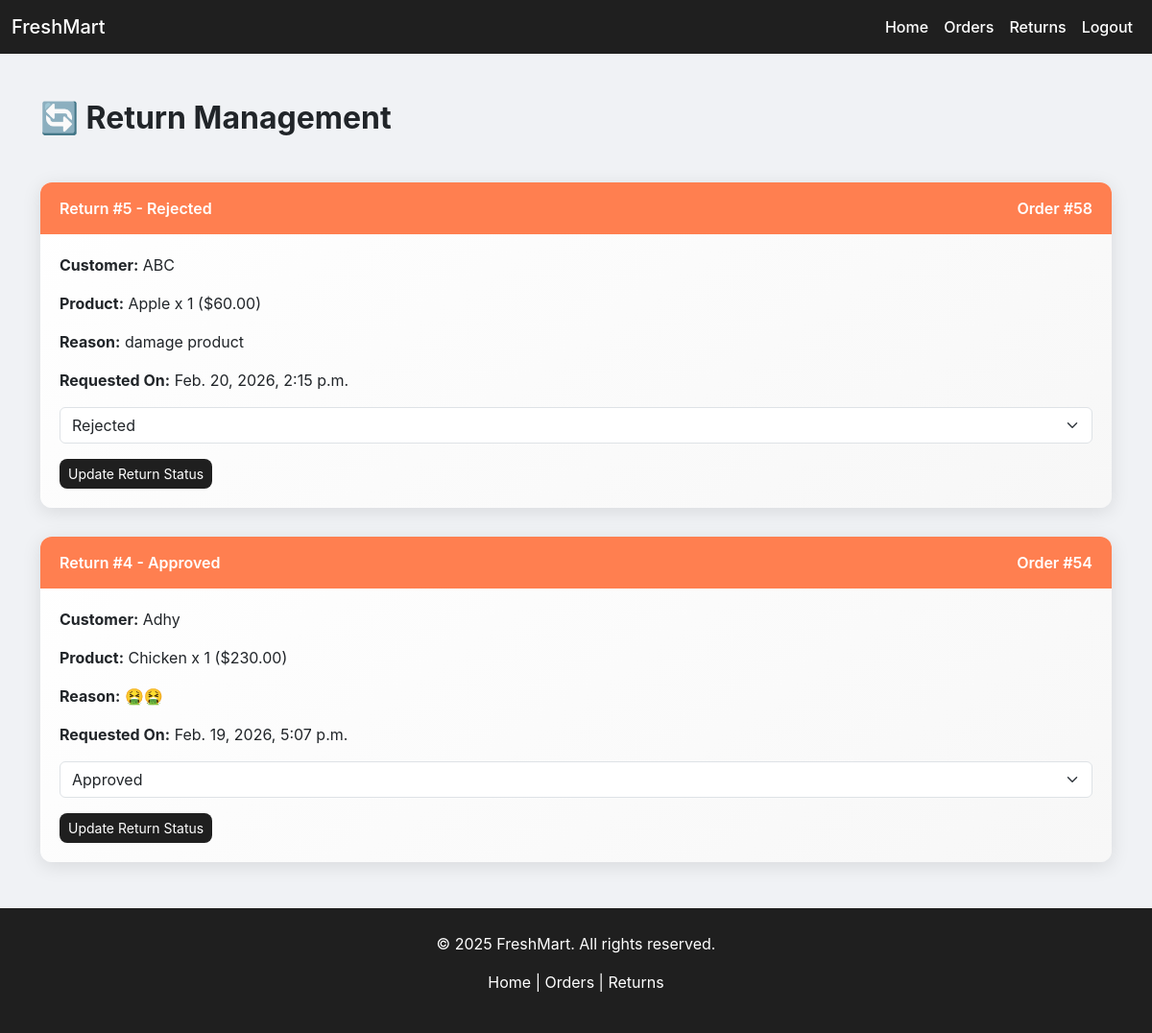
/staff_update_return_order, run on the app's committed database.
### myapp/models.py (models this page shows, shortened)
class ReturnRequest(models.Model):
    STATUS_CHOICES = (
        ("Requested", "Requested"),
        ("Pickup Scheduled", "Pickup Scheduled"),
        ("Picked Up", "Picked Up"),
        ("Approved", "Approved"),
        ("Rejected", "Rejected"),
        ("Refunded", "Refunded"),
    )
    ORDER_ITEM = models.ForeignKey(OrderItem, on_delete=models.CASCADE)
    reason = models.TextField()
    status = models.CharField(max_length=20, default="Requested")
    request_date = models.DateTimeField(auto_now_add=True)

class OrderItem(models.Model):
    ORDER = models.ForeignKey(Order, on_delete=models.CASCADE, related_name="items")
    SNACKS = models.ForeignKey(Productsnacks, on_delete=models.CASCADE, null=True, blank=True)
    FRUITS = models.ForeignKey(Productfruits, on_delete=models.CASCADE, null=True, blank=True)
    VEGITABLES = models.ForeignKey(Productvegitable, on_delete=models.CASCADE, null=True, blank=True)
    BEVERAGES = models.ForeignKey(Productbeverages, on_delete=models.CASCADE, null=True, blank=True)
    EGGS = models.ForeignKey(Productegg, on_delete=models.CASCADE, null=True, blank=True)
    FISH = models.ForeignKey(Productfish, on_delete=models.CASCADE, null=True, blank=True)
    RICE = models.ForeignKey(Productrice, on_delete=models.CASCADE, null=True, blank=True)
    MILK = models.ForeignKey(Productmilk, on_delete=models.CASCADE, null=True, blank=True)
    quantity = models.PositiveIntegerField()
    price = models.DecimalField(max_digits=10, decimal_places=2)
    def __str__(self):
        product = self.SNACKS or self.FRUITS or self.VEGITABLES or self.BEVERAGES \
                  or self.EGGS or self.FISH or self.RICE or self.MILK
        return f"{product} x {self.quantity} (${self.price})"

class Order(models.Model):
    USER = models.ForeignKey(User, on_delete=models.CASCADE)
    ADDRESS = models.ForeignKey(Address, on_delete=models.SET_NULL, null=True)
    payment_method = models.CharField(max_length=50)
    total_price = models.DecimalField(max_digits=10, decimal_places=2)
    STATUS = models.CharField(max_length=20, choices=STATUS_CHOICES, default="Pending")
    order_date = models.DateTimeField(auto_now_add=True)

class User(models.Model):
    LOGIN=models.ForeignKey(Login,on_delete=models.CASCADE)
    username=models.CharField(max_length=20)
    firstname=models.CharField(max_length=20)
    lastname=models.CharField(max_length=20)
    phone=models.CharField(max_length=20)

class Productfruits(models.Model):
    image = models.ImageField(upload_to='products')
    stock = models.PositiveIntegerField(default=0)
    name = models.CharField(max_length=100)
    date = models.DateTimeField(auto_now=True)
    available = models.BooleanField(default=True)
    kg = models.CharField(max_length=50, default='kg')
    price = models.IntegerField()
    def __str__(self):
        return self.name

class Productfish(models.Model):
    image = models.ImageField(upload_to='products')
    stock = models.PositiveIntegerField(default=0)
    name = models.CharField(max_length=100)
    date = models.DateTimeField(auto_now=True)
    available = models.BooleanField(default=True)
    kg = models.CharField(max_length=50, default='kg')
    price = models.IntegerField()
    def __str__(self):
        return self.name

### myapp/views.py (the view, shortened to what this page needs)
# urls.py: path('staff_update_return_order', views.staff_update_return_order, name='staff_update_return_order'),
def staff_update_return_order(request):
    return_requests = ReturnRequest.objects.all().order_by('-id')
    return render(request,'staff_upadte_return_order.html',{"return_requests": return_requests})

### templates/staff_upadte_return_order.html (shortened to what this page needs)
{% load static %}
<!DOCTYPE html>
<html lang="en">
<head>
    <link href="https://cdn.jsdelivr.net/npm/bootstrap@5.3.2/dist/css/bootstrap.min.css" rel="stylesheet">
</head>
<body>
<nav class="navbar navbar-expand-lg">
    <div class="container-fluid">
        <a class="navbar-brand" href="#">FreshMart</a>
        <div class="collapse navbar-collapse" id="navbarNav">
            <ul class="navbar-nav ms-auto">
                <li class="nav-item"><a class="nav-link" href="{% url 'staffhome' %}">Home</a></li>
                <li class="nav-item"><a class="nav-link" href="{% url 'staff_update_order' %}">Orders</a></li>
                <li class="nav-item"><a class="nav-link active" href="{% url 'staff_update_return_order' %}">Returns</a></li>
                <li class="nav-item"><a class="nav-link" href="{% url 'logout' %}">Logout</a></li>
            </ul>
        </div>
    </div>
</nav>
<div class="container my-5">
    <h2 class="mb-5 text-dark fw-bold">🔄 Return Management</h2>
    {% if return_requests %}
        {% for return in return_requests %}
        <div class="order-card">
            <div class="order-header">
                <span>Return #{{ return.id }} - {{ return.status }}</span>
                <span>Order #{{ return.ORDER_ITEM.ORDER.id }}</span>
            </div>
            <div class="return-body">
                <p><strong>Customer:</strong> {{ return.ORDER_ITEM.ORDER.USER.username }}</p>
                <p><strong>Product:</strong> {{ return.ORDER_ITEM }}</p>
                <p><strong>Reason:</strong> {{ return.reason }}</p>
                <p><strong>Requested On:</strong> {{ return.request_date }}</p>
                <form method="POST" class="mt-3">
                    <select name="RETURN_STATUS" class="form-select mb-3">
                        <option value="Approved" {% if return.status == 'Approved' %}selected{% endif %}>Approved</option>
                        <option value="Rejected" {% if return.status == 'Rejected' %}selected{% endif %}>Rejected</option>
                    </select>
                    <button type="submit" class="btn btn-status btn-sm">
                        Update Return Status
                    </button>
                </form>
            </div>
        </div>
        {% endfor %}
    {% else %}
        <p class="text-muted">No return requests found.</p>
    {% endif %}
</div>
<footer class="text-center">
    <div class="container">
        <p>© 2025 FreshMart. All rights reserved.</p>
        <p>
            <a href="{% url 'staffhome' %}">Home</a> |
            <a href="{% url 'staff_update_order' %}">Orders</a> |
            <a href="{% url 'staff_update_return_order' %}">Returns</a>
        </p>
    </div>
</footer>
</body>
</html>

### templates/staff_upadte_return_order.html (style rules this page uses)
body { background: #f0f2f5; font-family: 'Inter', sans-serif; }
.navbar { background: #1f1f1f; }
.navbar a, .navbar-brand { color: #fff !important; font-weight: 500; }
.order-card { background: linear-gradient(145deg, #ffffff, #f7f7f7); border-radius: 12px; box-shadow: 0 4px 20px rgba(0,0,0,0.1); margin-bottom: 30px; transition: transform 0.2s; }
.order-header { background: #ff7f50; color: #fff; padding: 15px 20px; border-top-left-radius: 12px; border-top-right-radius: 12px; display: flex; justify-content: space-between; font-weight: 600; }
.return-body { padding: 20px; }
.btn-status { background: #1f1f1f; color: #fff; border-radius: 8px; transition: background 0.3s; }
footer { background: #1f1f1f; color: #fff; padding: 25px 0; }
footer a { color: #fff; text-decoration: none; }

### data on the page
ReturnRequest: id "5", status "Rejected", ORDER_ITEM.ORDER.id "58", ORDER_ITEM.ORDER.USER.username "ABC", ORDER_ITEM "Apple x 1 ($60.00)", reason "damage product", request_date "Feb. 20, 2026, 2:15 p.m.", RETURN_STATUS "Rejected"
ReturnRequest: id "4", status "Approved", ORDER_ITEM.ORDER.id "54", ORDER_ITEM.ORDER.USER.username "Adhy", ORDER_ITEM "Chicken x 1 ($230.00)", reason "🤮🤮", request_date "Feb. 19, 2026, 5:07 p.m.", RETURN_STATUS "Approved"
